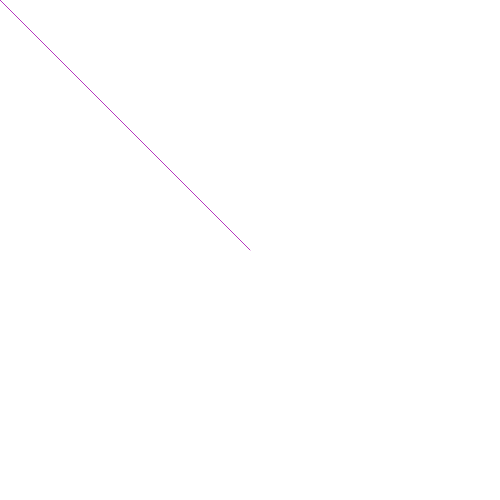
Frame 1 (no input)
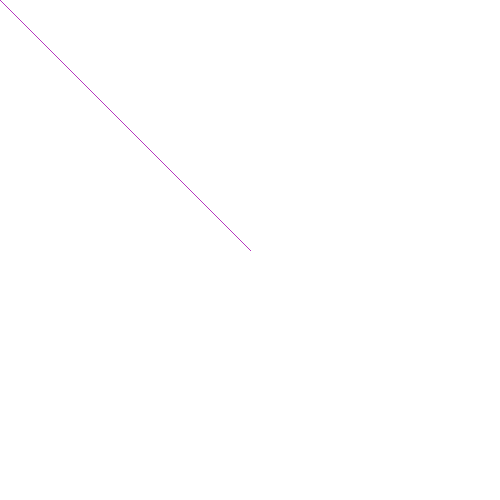
Frame 60 (no input)
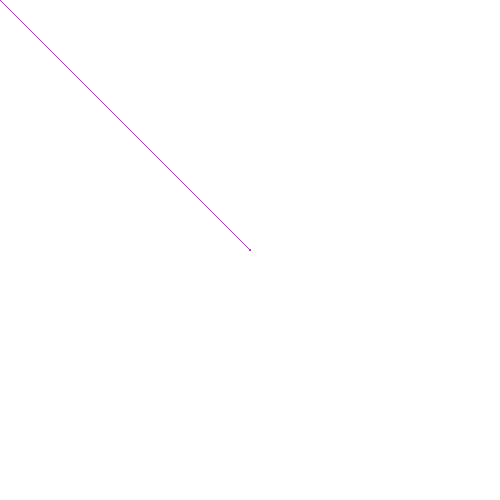
Frame 120 (the mouse pressed at the canvas centre since frame 60)

The p5.js sketch that drew these frames (run headless with seeded random() and noise() and a simulated clock; from frame 60 on, the mouse is pressed at the canvas centre):

// p5.js sketch
// ── sketch.js
function setup() {
  createCanvas(500, 500);
initializeColors();
}

function draw() {
  stroke(r, g, b);
line(width / 2, height / 2, mouseX, mouseY);
}

function mouseClicked() {
  clear();
  changecolor();
    initializecolors();
  redraw();
  
}

function Clear(){
  clear();
 background(r, g, b)
}

function initializeColors(){

  r = random(0, 255);
  g = random(0, 255);
  b = random(0, 255);
}

function changecolor(){
  r = random(0, 255);
  g = random(0, 255);
  b = random(0, 255);

}
